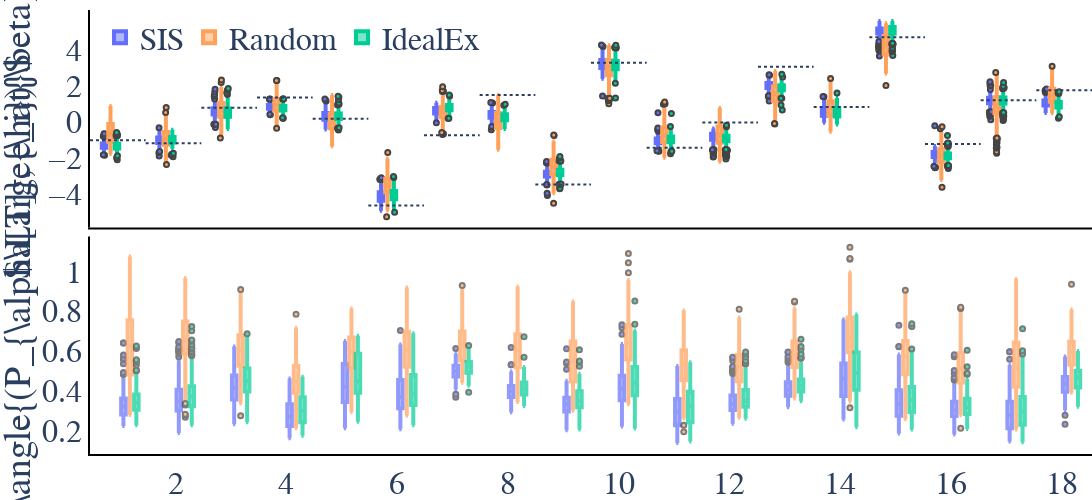

This figure's notebook cell:
### Code cell
fig1.show()

### Figure 1 — Plotly figure (JSON) as saved in the notebook; plotly's stock layout.template omitted (floating-point values rounded to 4 significant figures; data arrays with more than 128 entries replaced by an {"elided": "..."} marker saying what was removed)
{"data": [{"boxmean": true, "jitter": 0.5, "line": {"width": 4}, "marker": {"color": "#636EFA", "line": {"width": 2}, "size": 5}, "name": "SIS", "type": "box", "x": {"elided": "4500 int values"}, "xaxis": "x", "y": {"elided": "4500 float values"}, "yaxis": "y"}, {"boxmean": true, "jitter": 0.5, "line": {"width": 4}, "marker": {"color": "#FFA15A", "line": {"width": 2}, "size": 5}, "name": "Random", "type": "box", "x": {"elided": "4500 int values"}, "xaxis": "x", "y": {"elided": "4500 float values"}, "yaxis": "y"}, {"boxmean": true, "jitter": 0.5, "line": {"width": 4}, "marker": {"color": "#00CC96", "line": {"width": 2}, "size": 5}, "name": "IdealEx", "type": "box", "x": {"elided": "4500 int values"}, "xaxis": "x", "y": {"elided": "4500 float values"}, "yaxis": "y"}, {"line": {"width": 4}, "marker": {"color": "#636EFA", "line": {"width": 2}, "size": 5}, "name": "SIS", "opacity": 0.7, "showlegend": false, "type": "box", "x": {"elided": "4500 int values"}, "xaxis": "x2", "y": {"elided": "4500 float values"}, "yaxis": "y2"}, {"line": {"width": 4}, "marker": {"color": "#FFA15A", "line": {"width": 2}, "size": 5}, "name": "Random", "opacity": 0.7, "showlegend": false, "type": "box", "x": {"elided": "4500 int values"}, "xaxis": "x2", "y": {"elided": "4500 float values"}, "yaxis": "y2"}, {"line": {"width": 4}, "marker": {"color": "#00CC96", "line": {"width": 2}, "size": 5}, "name": "IdealEx", "opacity": 0.7, "showlegend": false, "type": "box", "x": {"elided": "4500 int values"}, "xaxis": "x2", "y": {"elided": "4500 float values"}, "yaxis": "y2"}], "layout": {"boxmode": "group", "font": {"family": "serif", "size": 32}, "height": 500, "legend": {"orientation": "h", "x": 0.01, "xanchor": "left", "y": 1, "yanchor": "top"}, "margin": {"b": 0, "l": 0, "r": 0, "t": 0}, "plot_bgcolor": "rgba(0,0,0,0)", "shapes": [{"line": {"dash": "dot"}, "type": "line", "x0": 0, "x1": 0.05556, "xref": "paper", "y0": -1.014, "y1": -1.014}, {"line": {"dash": "dot"}, "type": "line", "x0": 0.05556, "x1": 0.1111, "xref": "paper", "y0": -1.178, "y1": -1.178}, {"line": {"dash": "dot"}, "type": "line", "x0": 0.1111, "x1": 0.1667, "xref": "paper", "y0": 0.8026, "y1": 0.8026}, {"line": {"dash": "dot"}, "type": "line", "x0": 0.1667, "x1": 0.2222, "xref": "paper", "y0": 1.37, "y1": 1.37}, {"line": {"dash": "dot"}, "type": "line", "x0": 0.2222, "x1": 0.2778, "xref": "paper", "y0": 0.1922, "y1": 0.1922}, {"line": {"dash": "dot"}, "type": "line", "x0": 0.2778, "x1": 0.3333, "xref": "paper", "y0": -4.638, "y1": -4.638}, {"line": {"dash": "dot"}, "type": "line", "x0": 0.3333, "x1": 0.3889, "xref": "paper", "y0": -0.7293, "y1": -0.7293}, {"line": {"dash": "dot"}, "type": "line", "x0": 0.3889, "x1": 0.4444, "xref": "paper", "y0": 1.505, "y1": 1.505}, {"line": {"dash": "dot"}, "type": "line", "x0": 0.4444, "x1": 0.5, "xref": "paper", "y0": -3.474, "y1": -3.474}, {"line": {"dash": "dot"}, "type": "line", "x0": 0.5, "x1": 0.5556, "xref": "paper", "y0": 3.308, "y1": 3.308}, {"line": {"dash": "dot"}, "type": "line", "x0": 0.5556, "x1": 0.6111, "xref": "paper", "y0": -1.429, "y1": -1.429}, {"line": {"dash": "dot"}, "type": "line", "x0": 0.6111, "x1": 0.6667, "xref": "paper", "y0": -0.01612, "y1": -0.01612}, {"line": {"dash": "dot"}, "type": "line", "x0": 0.6667, "x1": 0.7222, "xref": "paper", "y0": 3.078, "y1": 3.078}, {"line": {"dash": "dot"}, "type": "line", "x0": 0.7222, "x1": 0.7778, "xref": "paper", "y0": 0.847, "y1": 0.847}, {"line": {"dash": "dot"}, "type": "line", "x0": 0.7778, "x1": 0.8333, "xref": "paper", "y0": 4.718, "y1": 4.718}, {"line": {"dash": "dot"}, "type": "line", "x0": 0.8333, "x1": 0.8889, "xref": "paper", "y0": -1.226, "y1": -1.226}, {"line": {"dash": "dot"}, "type": "line", "x0": 0.8889, "x1": 0.9444, "xref": "paper", "y0": 1.218, "y1": 1.218}, {"line": {"dash": "dot"}, "type": "line", "x0": 0.9444, "x1": 1, "xref": "paper", "y0": 1.77, "y1": 1.77}], "showlegend": true, "violinmode": "group", "width": 2400, "xaxis": {"anchor": "y", "domain": [0, 1], "linecolor": "black", "linewidth": 2, "matches": "x2", "showline": true, "showticklabels": false}, "xaxis2": {"anchor": "y2", "domain": [0, 1], "linecolor": "black", "linewidth": 2, "showline": true}, "yaxis": {"anchor": "x", "domain": [0.51, 1], "linecolor": "black", "linewidth": 2, "showline": true, "title": {"text": "$\\Large{\\hat{\\beta}}$"}}, "yaxis2": {"anchor": "x2", "domain": [0, 0.49], "linecolor": "black", "linewidth": 2, "showline": true, "title": {"text": "$\\Large{\\angle{(P_{\\alpha[T]}, e_i})}$"}}}}
